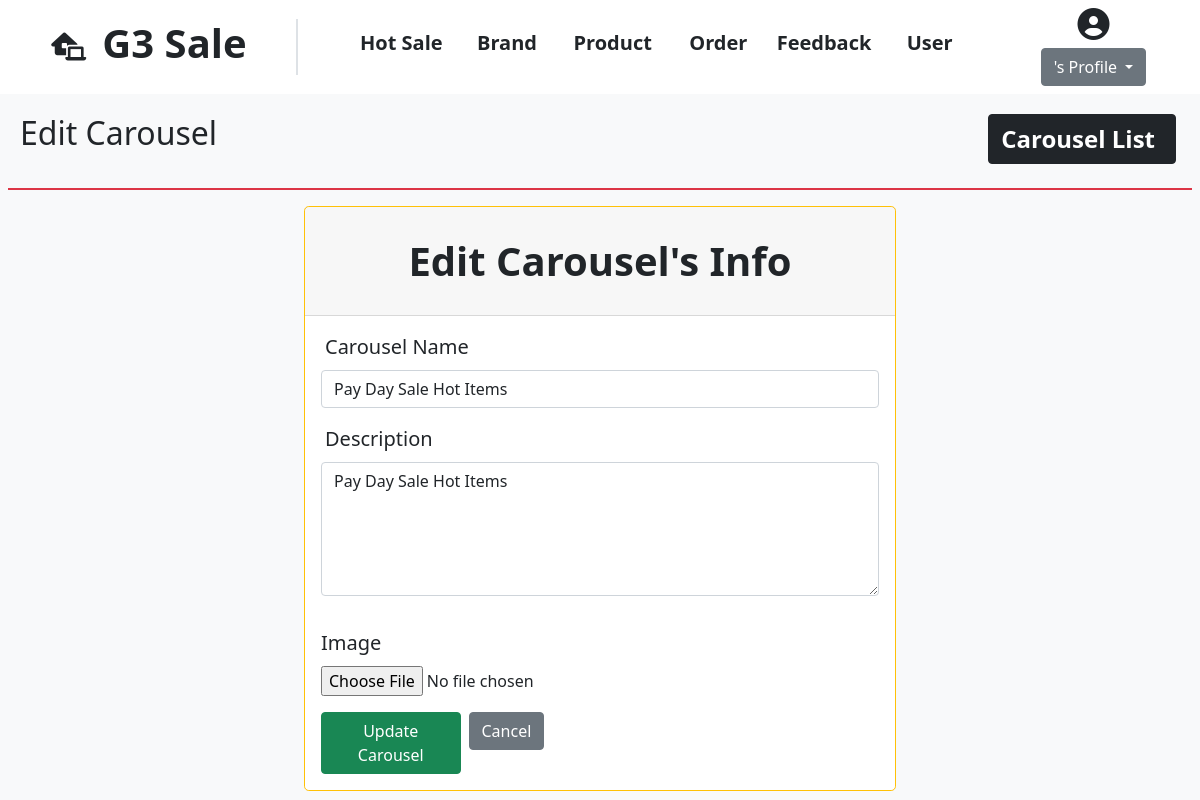
The page /admin/carousel/editHotSale.php?id=15 on the database its author committed.
### tables this page shows
CREATE TABLE `hot_sale` (
  `id` int(20) NOT NULL,
  `carousel_name` varchar(225) NOT NULL,
  `carousel_description` longtext NOT NULL,
  `carousel_image` varchar(255) NOT NULL,
  `created_at` timestamp NOT NULL DEFAULT current_timestamp()
);

### admin/carousel/editHotSale.php (the view, shortened to what this page needs)
<?php
include '../../connection.php';
$id = $_GET["id"];
$edit = mysqli_fetch_assoc(mysqli_query($connection, "SELECT * FROM hot_sale WHERE id = $id"));
?>
<!DOCTYPE html>
<html lang="en">
<head>
    <link href="https://cdn.jsdelivr.net/npm/bootstrap@5.0.2/dist/css/bootstrap.min.css" rel="stylesheet"
>
    <link rel="stylesheet" href="https://cdnjs.cloudflare.com/ajax/libs/font-awesome/6.5.1/css/all.min.css"
 />
</head>
<body class="bg-light">
    <?php include '../../layouts/header.php' ?>
    <div class="container-fluid">
        <div class="row justify-content-center">
            <div class=" p-2">
                <div class="d-flex justify-content-between bg-light  mb-3 border-2 border-bottom border-danger p-2">
                    <div>
                        <h2 class=" ms-1 mt-1">Edit Carousel</h2>
                    </div>
                    <ul class="d-flex text-decoration-none mt-1">
                        <a href="hotSaleList.php" class="text-decoration-none btn btn-dark text-white me-2">
                            <li class=" list-unstyled fw-bolder fs-4 me-2">Carousel List</li>
                        </a>
                    </ul>
                </div>
                <div class="d-flex justify-content-center  align-items-center ">
                    <div class="card col-6 border-warning rounded rounded-3">
                        <div class="card-header">
                            <p class="m-3 text-center fw-bolder fs-1">Edit Carousel's Info </p>
                        </div>
                        <div class="card-body">
                            <form class="" action="" method="post" enctype="multipart/form-data">
                                <div class=" mb-3">
                                    <div class="col-12">
                                        <label for="carouselName" class="form-label  fs-5 ms-1">Carousel Name</label>
                                        <input type="text" name="carouselName"
                                            value="<?php echo $edit['carousel_name']; ?>" class="form-control" required>
                                    </div>
                                </div>
                                <div class="mb-2">
                                    <label for="carouselDescription" class="form-label ms-1 fs-5">Description</label>
                                    <textarea name="carouselDescription" placeholder="Write about your PC" cols="20"
                                        rows="5" class="form-control"
                                        required><?php echo $edit['carousel_description']; ?></textarea><br>
                                </div>
                                <div class="mb-3 d-flex flex-column">
                                    <label for="" class="form-label  fs-5">Image</label>
                                    <input type="file" name="file">
                                </div>
                                <div class="d-flex ">
                                    <button type="submit" name="updateCarousel" class="btn btn-success w-25 me-2"> Update
                                        Carousel</button>
                                    <a href="./hotSaleList.php" class=""><button type="button" name="cancel"
                                            class="btn btn-secondary "> Cancel</button>
                                    </a>
                                </div>
                            </form>
                        </div>
                    </div>
                </div>
            </div>
        </div>
    </div>
</body>
</html>

### style.css (style rules this page uses)
* { margin: 0; padding: 0; }

### rows shown on the page
hot_sale: carouselName "Pay Day Sale Hot Items", carouselDescription "Pay Day Sale Hot Items"
